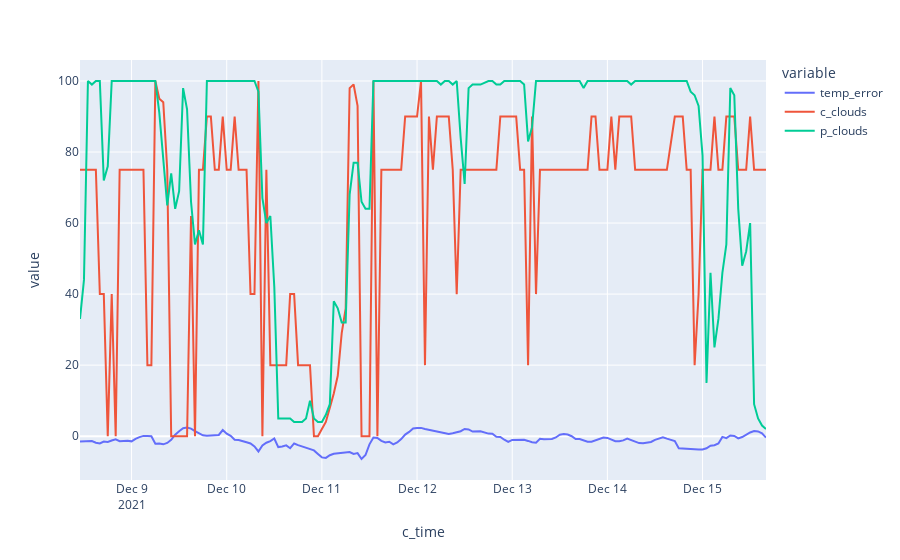

Source (notebook cell):
### Code cell
fig = px.line(weather, x="c_time", y=["temp_error", "c_clouds", "p_clouds"])
fig.show()
#py.plot(fig, filename = 'clouds correlation', auto_open=True)

### Figure 1 — Plotly figure (JSON) as saved in the notebook; plotly's stock layout.template omitted (floating-point values rounded to 4 significant figures; data arrays with more than 128 entries replaced by an {"elided": "..."} marker saying what was removed)
{"data": [{"hovertemplate": "variable=temp_error<br>c_time=%{x}<br>value=%{y}<extra></extra>", "legendgroup": "temp_error", "line": {"color": "#636efa", "dash": "solid"}, "marker": {"symbol": "circle"}, "mode": "lines", "name": "temp_error", "orientation": "v", "showlegend": true, "type": "scatter", "x": {"elided": "171 str values"}, "xaxis": "x", "y": {"elided": "171 float values"}, "yaxis": "y"}, {"hovertemplate": "variable=c_clouds<br>c_time=%{x}<br>value=%{y}<extra></extra>", "legendgroup": "c_clouds", "line": {"color": "#EF553B", "dash": "solid"}, "marker": {"symbol": "circle"}, "mode": "lines", "name": "c_clouds", "orientation": "v", "showlegend": true, "type": "scatter", "x": {"elided": "171 str values"}, "xaxis": "x", "y": {"elided": "171 int values"}, "yaxis": "y"}, {"hovertemplate": "variable=p_clouds<br>c_time=%{x}<br>value=%{y}<extra></extra>", "legendgroup": "p_clouds", "line": {"color": "#00cc96", "dash": "solid"}, "marker": {"symbol": "circle"}, "mode": "lines", "name": "p_clouds", "orientation": "v", "showlegend": true, "type": "scatter", "x": {"elided": "171 str values"}, "xaxis": "x", "y": {"elided": "171 int values"}, "yaxis": "y"}], "layout": {"legend": {"title": {"text": "variable"}, "tracegroupgap": 0}, "margin": {"t": 60}, "xaxis": {"anchor": "y", "domain": [0, 1], "title": {"text": "c_time"}}, "yaxis": {"anchor": "x", "domain": [0, 1], "title": {"text": "value"}}}}
